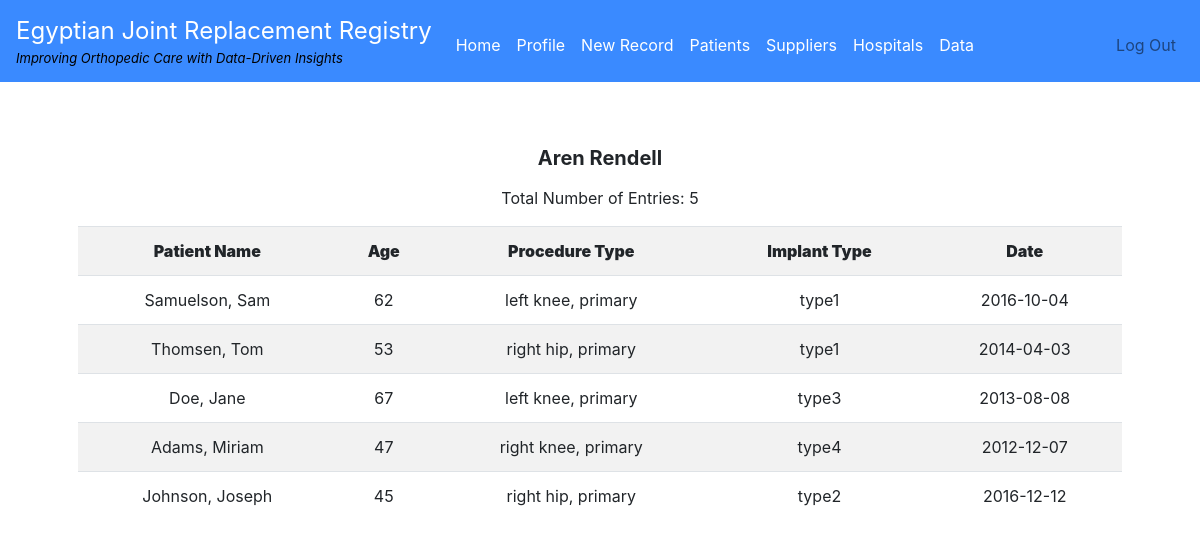
Page /pastpatients (signed in) on the committed database.
### tables this page shows
CREATE TABLE 'physicians' ('physfirst' TEXT, 'physlast' TEXT,'physemail' TEXT,'physphone' NUMERIC,'physarea' TEXT,'physcity' TEXT, 'physhospital' TEXT, 'physid'  INTEGER PRIMARY KEY NOT NULL  , 'userid' INTEGER);

CREATE TABLE 'patients' ('patientid' INTEGER PRIMARY KEY AUTOINCREMENT NOT NULL,'firstname' TEXT,'lastname' TEXT,'age' INTEGER,'sex' TEXT,'bodypart' TEXT,'implanttype' TEXT,'bodyside' TEXT,'proceduretype' TEXT,'scorebefore' NUMERIC,'scoreafter' NUMERIC,'date' DATETIME,'city' TEXT,'hospital' TEXT, 'physid' INTEGER);

### application.py (the view)
@app.route("/pastpatients", methods=["GET","POST"])
@login_required
def pastpatients():
    names = db.execute("SELECT physfirst,physlast FROM physicians WHERE userid = :userid", userid=session["user_id"])
    fname = names[0]["physfirst"]
    lname = names[0]["physlast"]
    pid = db.execute("SELECT physid FROM physicians WHERE userid = :userid", userid=session["user_id"])
    physicianid = pid[0]["physid"]
    patients = db.execute("SELECT * FROM patients WHERE physid = :physid",
                                physid = physicianid)
    count = 0
    for entry in patients:
        count += 1
    total = count
    return render_template("pastpatients.html", fname=fname, lname=lname, patients=patients, total=total)

### application.py (called while the page is built)
@app.after_request
def after_request(response):
    response.headers["Cache-Control"] = "no-cache, no-store, must-revalidate"
    response.headers["Expires"] = 0
    response.headers["Pragma"] = "no-cache"
    return response

    def execute(self, text, *multiparams, **params):
        try:
            statement = sqlalchemy.text(text).bindparams(*multiparams, **params)
            result = self.engine.execute(str(statement.compile(compile_kwargs={"literal_binds": True})))
            if result.returns_rows:
                rows = result.fetchall()
                return [dict(row) for row in rows]
            elif result.lastrowid is not None:
                return result.lastrowid
            else:
                return result.rowcount
        except sqlalchemy.exc.IntegrityError:
            return None
        except Exception as e:
            raise RuntimeError(e)

### helpers.py (called while the page is built)
def login_required(f):
    @wraps(f)
    def decorated_function(*args, **kwargs):
        if session.get("user_id") is None:
            return redirect("/login")
        return f(*args, **kwargs)
    return decorated_function

### templates/pastpatients.html (shortened to what this page needs)
{% extends "layout.html" %}
{% block main %}
    <form action="/pastpatients" method="post">
        <div>
            <p><h5><b>{{fname}} {{lname}}</b></h5></p>
            <p>Total Number of Entries: {{total}}</p>
        </div>
        <table class = "table table-striped" style="width:100%">
            <tr>
                <th><b>Patient Name</b></th>
                <th><b>Age</b></th>
                <th><b>Procedure Type</b></th>
                <th><b>Implant Type</b></th>
                <th><b>Date</b></th>
            </tr>
            {% for patient in patients %}
            <tr>
                <td>{{patient.lastname}}, {{patient.firstname}}</td>
                <td>{{patient.age}}</td>
                <td>{{patient.bodyside}} {{patient.bodypart}}, {{patient.proceduretype}}</td>
                <td>{{patient.implanttype}}</td>
                <td>{{patient.date}}</td>
            </tr>
        {% endfor %}
    </table>
    </form>
{% endblock %}

### templates/layout.html (shortened to what this page needs)
<!DOCTYPE html>
<html lang="en">
    <head>
        <link href="https://maxcdn.bootstrapcdn.com/bootstrap/4.0.0-beta.2/css/bootstrap.min.css" rel="stylesheet"/>
        <link href="https://maxcdn.bootstrapcdn.com/font-awesome/4.7.0/css/font-awesome.min.css" rel="stylesheet">
        <link href="/static/styles.css" rel="stylesheet"/>
    </head>
    <body>
        <nav class="navbar navbar-sticky-top navbar-light navbar-expand-md" style="background-color:#3A8AFF">
            <a class="navbar-brand" href="/"><span class="white" style="color:#ffffff">Egyptian Joint Replacement Registry</span>
                <span class="small" style="color:#000000"><i>Improving Orthopedic Care with Data-Driven Insights</i></span></a>
            <div class="collapse navbar-collapse" id="navbar">
                {% if session.user_id %}
                    <ul class="navbar-nav mr-auto mt-2">
                        <li class="nav-item"><a class="nav-link" href="/index"><span style="color:#ffffff">Home</span></a></li>
                        <li class="nav-item"><a class="nav-link" href="/phyprofile"><span style="color:#ffffff">Profile</span></a></li>
                        <li class="nav-item"><a class="nav-link" href="/patient"><span style="color:#ffffff">New Record</span></a></li>
                        <li class="nav-item"><a class="nav-link" href="/pastpatients"><span style="color:#ffffff">Patients</span></a></li>
                        <li class="nav-item"><a class="nav-link" href="/suppliers"><span style="color:#ffffff">Suppliers</a></li>
                        <li class="nav-item"><a class="nav-link" href="/hospitals"><span style="color:#ffffff">Hospitals</a></li>
                        <li class="nav-item"><a class="nav-link" href="/data"><span style="color:#ffffff">Data</a></li>
                        </ul>
                    <ul class="navbar-nav ml-auto mt-2">
                        <li class="nav-item"><a class="nav-link" href="/logout">Log Out</a></li>
                {% endif %}
            </div>
        </nav>
        <main class="container p-5">
            {% block main %}{% endblock %}
        </main>
    </body>
</html>

### static/styles.css (style rules this page uses)
nav .navbar-brand { font-size: x-large; }
nav .navbar-brand .small { display: block; font-size:13px; }
main { overflow-x: auto; text-align: center; }

### rows in the picture
physicians: physfirst "Aren", physlast "Rendell"
patients: lastname "Samuelson", firstname "Sam", age "62", bodyside "left", bodypart "knee", proceduretype "primary", implanttype "type1", date "2016-10-04"
patients: lastname "Thomsen", firstname "Tom", age "53", bodyside "right", bodypart "hip", proceduretype "primary", implanttype "type1", date "2014-04-03"
patients: lastname "Doe", firstname "Jane", age "67", bodyside "left", bodypart "knee", proceduretype "primary", implanttype "type3", date "2013-08-08"
patients: lastname "Adams", firstname "Miriam", age "47", bodyside "right", bodypart "knee", proceduretype "primary", implanttype "type4", date "2012-12-07"
patients: lastname "Johnson", firstname "Joseph", age "45", bodyside "right", bodypart "hip", proceduretype "primary", implanttype "type2", date "2016-12-12"

### other values in the picture
{{ total }} "5"
